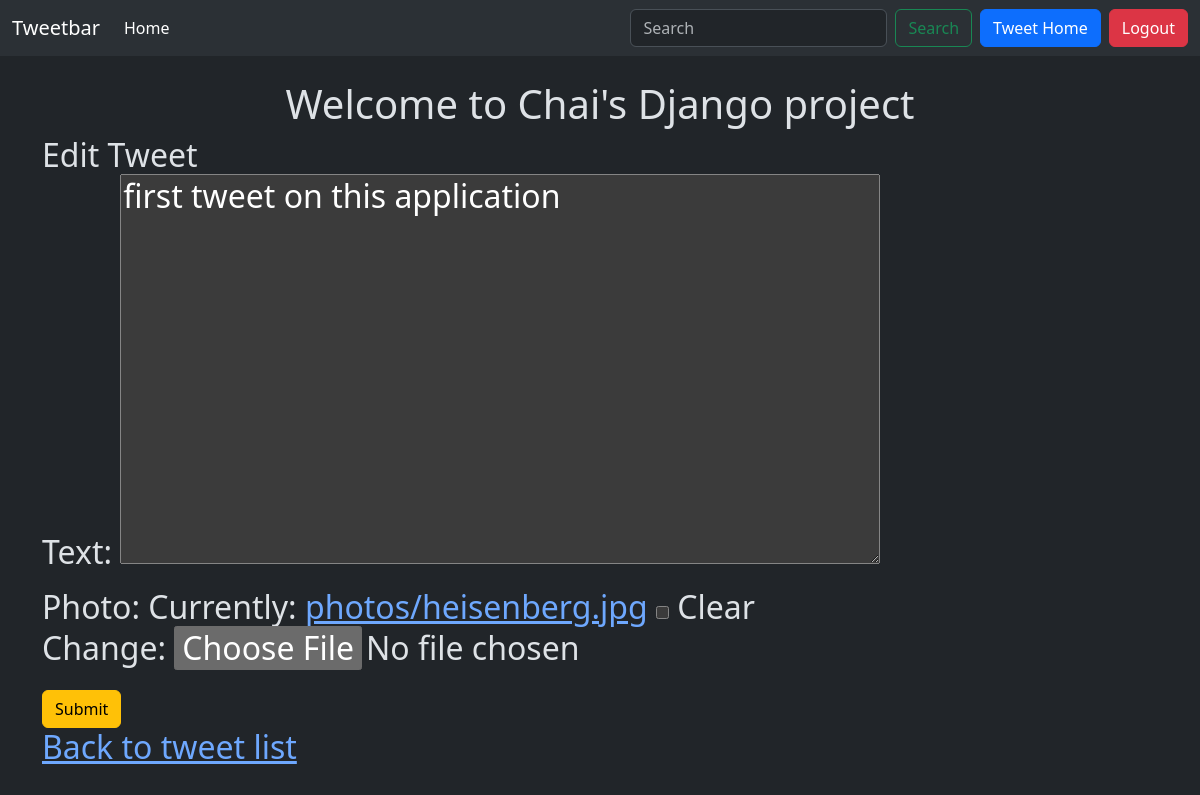
The app's page /tweet/1/edit/ (signed in), older data.
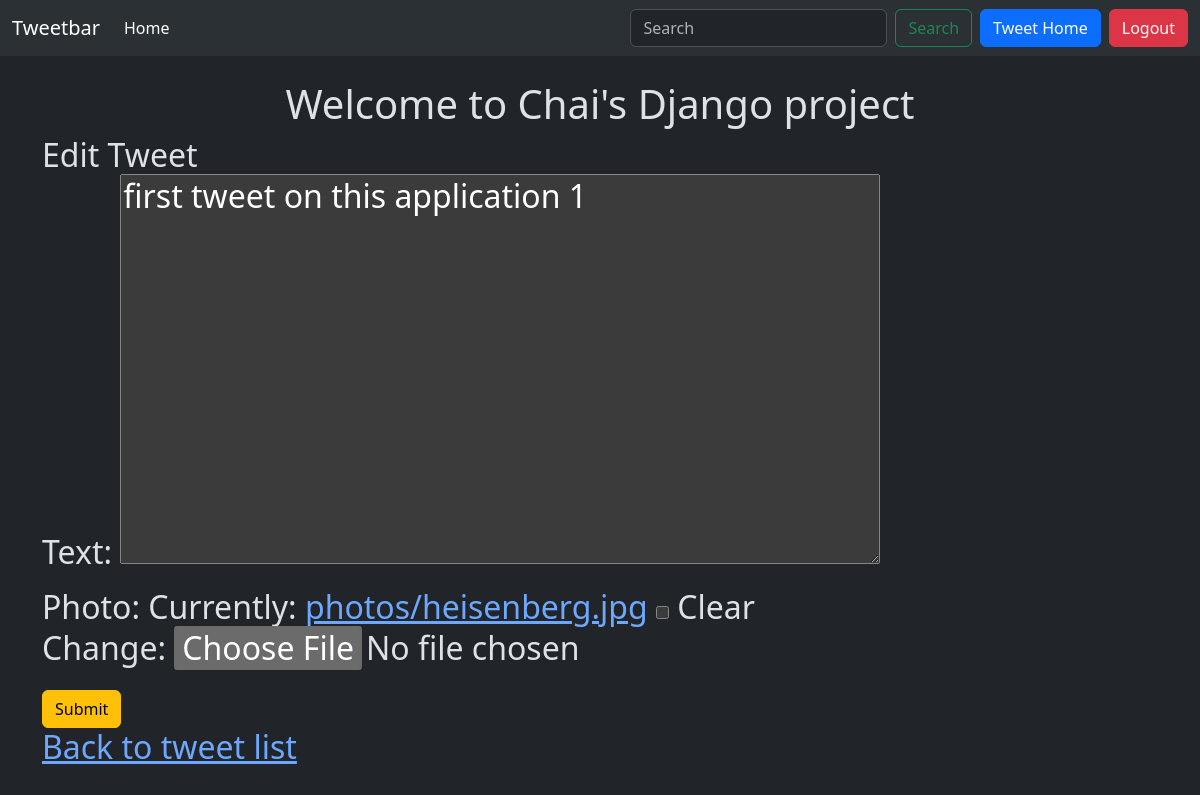
The same page, newer data.
### tweet/models.py (models this page shows, shortened)
class Tweet(models.Model):
    user = models.ForeignKey(User, on_delete=models.CASCADE)
    text = models.TextField(max_length=240)
    photo = models.ImageField(upload_to="photos/", blank=True, null=True)
    created_at = models.DateTimeField(auto_now_add=True)
    updated_at = models.DateTimeField(auto_now=True)

### tweet/views.py (the view)
# urls.py: path('<int:tweet_id>/edit/', views.tweet_edit, name='tweet_edit'),
@login_required
def tweet_edit(request, tweet_id):
    tweet = get_object_or_404(Tweet, pk=tweet_id, user = request.user)
    if request.method == 'POST':
        form = TweetForm(request.POST, request.FILES, instance = tweet)
        if form.is_valid():
            tweet = form.save(commit=False)
            tweet.user = request.user
            tweet.save()
            return redirect('tweet_list')
    else:
        form = TweetForm(instance=tweet)
    return render(request, 'tweet_form.html', {'form': form})

### tweet/forms.py
class TweetForm(forms.ModelForm):
    class Meta:
        model = Tweet
        fields = ['text', 'photo']

### tweet/templates/tweet_form.html (shortened to what this page needs)
{% extends "layout.html" %}
{% block content %}
<h1 class="text-center mt-4">Welcome to Chai's Django project</h1>
<h2>
     {% if form.instance.pk %}
     Edit Tweet
     {% else %}
     Create tweet
     {% endif %}
     <form method="POST" enctype="multipart/form-data" class="form">
        {{ form.as_p }}
        <button class="btn btn-warning" type=submit>Submit</button>
     </form>
     <a href="{% url 'tweet_list' %}">Back to tweet list</a>
</h2>
{% endblock  %}

Row changes from the older to the newer data that the page shows:
changed Tweet: text "first tweet on this application" → "first tweet on this application 1"
